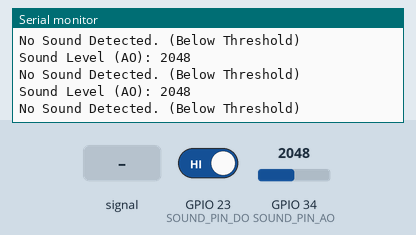
This sketch was run on a simulated ESP32. Parts: the last lines printed to the serial monitor. The inputs (shaded band) are chosen by the test bench; at power-on: GPIO 23 (SOUND_PIN_DO) HIGH, GPIO 34 (SOUND_PIN_AO) = 2048.

Above: at 1.2 s.
1.3 s: GPIO 23 (SOUND_PIN_DO) driven LOW
At 1.42 s:
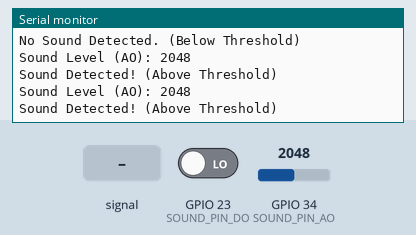
2.9 s: GPIO 34 (SOUND_PIN_AO) fed a 200 Hz sine of ±327 counts around its level
4.4 s: GPIO 34 (SOUND_PIN_AO) set to 2866
At 4.43 s:
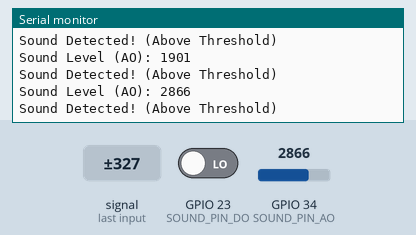
5.9 s: GPIO 34 (SOUND_PIN_AO) fed a 1000 Hz sine of ±1023 counts around its level
7.4 s: GPIO 34 (SOUND_PIN_AO) set to 3603
At 7.44 s:
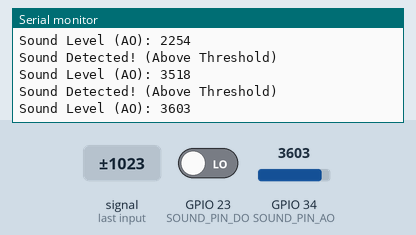
Timing chart, 0 to 9.9 s (numbered marks = the images above; inputs shaded):
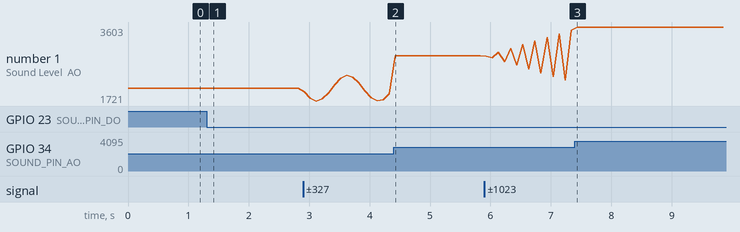

The sketch:

Sound_Sensor.ino
```cpp
#define SOUND_PIN_AO 34  // Analog pin connected to AO (sound level)
#define SOUND_PIN_DO 23  // Digital pin connected to DO (threshold detection)

void setup() {
  Serial.begin(115200);  // Initialize serial communication
  pinMode(SOUND_PIN_AO, INPUT);  // Set AO as input
  pinMode(SOUND_PIN_DO, INPUT);  // Set DO as input

  Serial.println("Sound Sensor Initialized (Both AO and DO).");
}

void loop() {
  // Read analog value from AO (sound level)
  int soundValue = analogRead(SOUND_PIN_AO);
  Serial.print("Sound Level (AO): ");
  Serial.println(soundValue);  // Print the analog value

  // Read digital value from DO (threshold detection)
  int soundState = digitalRead(SOUND_PIN_DO);
  if (soundState == LOW) {
    Serial.println("Sound Detected! (Above Threshold)");
  } else {
    Serial.println("No Sound Detected. (Below Threshold)");
  }

  delay(100);  // Small delay to stabilize readings
}
```

Measured:
- after the input at 1.3 s, the serial monitor: prints a new line at once (image 1)
- after the input at 4.4 s, the serial monitor: prints a new line at once (image 2)
- after the input at 7.4 s, the serial monitor: prints a new line at once (image 3)
- plotted number 1: 2048 → 1901 after the input at 2.9 s, 1901 → 2866 after the input at 4.4 s, 2866 → 3518 after the input at 5.9 s, 3518 → 3603 after the input at 7.4 s
